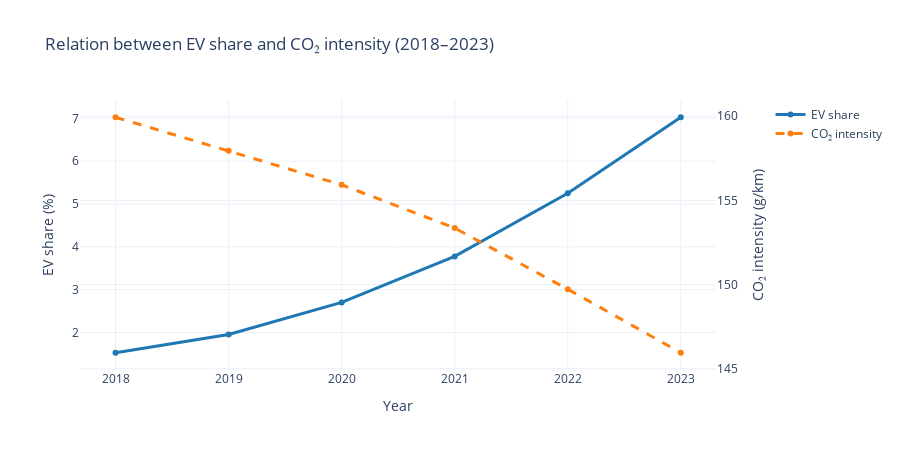
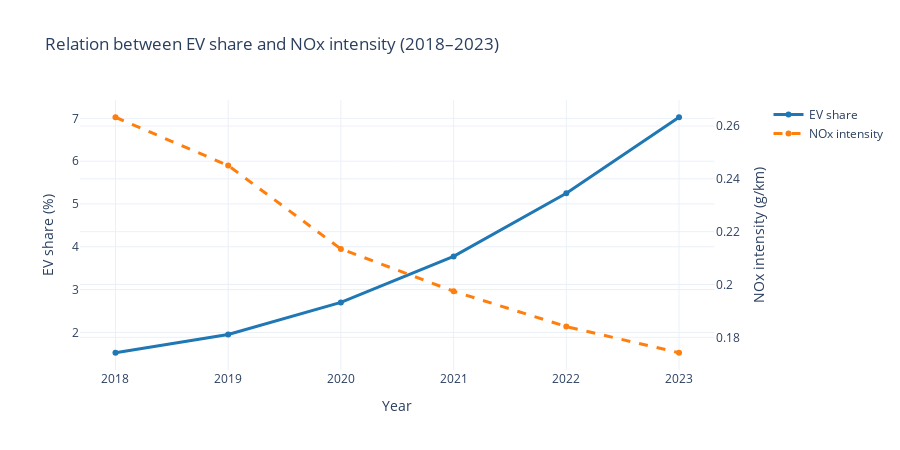
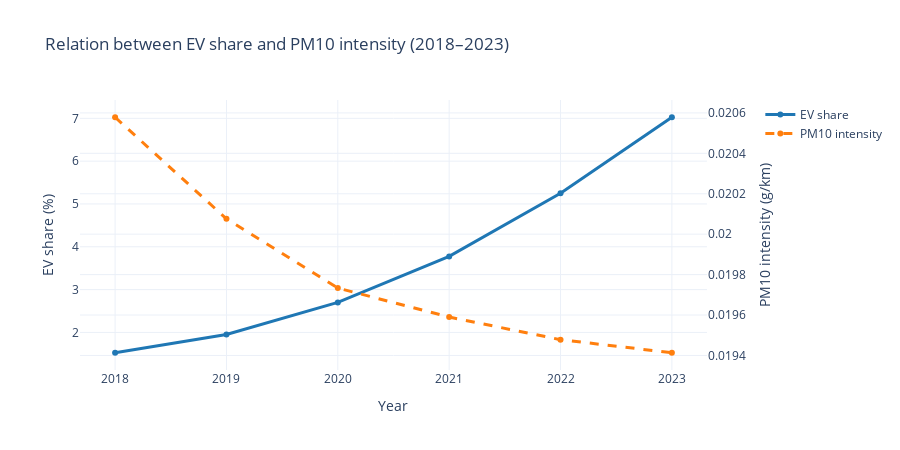

The code cell stored with these charts, in order, in its notebook:
### Code cell
import re
import numpy as np
import pandas as pd
import plotly.graph_objects as go
from plotly.subplots import make_subplots
from pathlib import Path

# === Bestanden ===
path_emissies = Path("Emissies_Nederland__wegverkeer_13102025_110220.csv")
path_km       = Path("Verkeer_motorvoertuigen_13102025_105929.csv")
path_electric = Path("Procentuele aandeel BEV_ FCEV en PHEV personenauto's in het wagenpark.csv")

def find_col(df, startswith):
    for c in df.columns:
        if str(c).startswith(startswith):
            return c
    return None

df_e = pd.read_csv(path_emissies, sep=';', encoding='utf-8-sig', quotechar='"', decimal=',')
df_km = pd.read_csv(path_km, sep=';', encoding='utf-8-sig', quotechar='"', decimal=',')

co2_col  = find_col(df_e, "Emissies/Kooldioxide (CO2)")
nox_col  = find_col(df_e, "Emissies/Stikstofoxiden (NOx)")
pm10_col = find_col(df_e, "Emissies/PM10 Totaal")

d_e = df_e[df_e['Voertuigtype'] == "Personenauto's"].copy()
d_e['Jaar'] = d_e['Perioden'].astype(str).str.extract(r'(\d{4})').astype(int)
d_e = d_e[(d_e['Jaar'] >= 2018) & (d_e['Jaar'] <= 2023)]
d_e = d_e[['Jaar', co2_col, nox_col, pm10_col]].rename(columns={
    co2_col:'CO2_mlnkg', nox_col:'NOx_mlnkg', pm10_col:'PM10_mlnkg'
}).sort_values('Jaar')

km_total_col = find_col(df_km, "Kilometers in Nederland/Totaal kilometers in Nederland")
d_km = df_km[df_km['Voertuigtypes'] == 'Personenauto'].copy()
d_km['Jaar'] = d_km['Perioden'].astype(str).str.extract(r'(\d{4})').astype(int)
d_km = d_km[['Jaar', km_total_col]].rename(columns={km_total_col:'km_mln'}).sort_values('Jaar')

df_int = d_e.merge(d_km, on='Jaar', how='inner')
df_int['CO2_g_per_km']  = (df_int['CO2_mlnkg']  * 1000) / df_int['km_mln']
df_int['NOx_g_per_km']  = (df_int['NOx_mlnkg']  * 1000) / df_int['km_mln']
df_int['PM10_g_per_km'] = (df_int['PM10_mlnkg'] * 1000) / df_int['km_mln']


def load_yearly_means(path: Path) -> pd.DataFrame:
    df = pd.read_csv(path, sep=";", engine="python", encoding="utf-8-sig")
    new_cols = list(df.columns)
    first_row = df.iloc[0].tolist()
    new_cols[0] = "Datum"
    for i in range(1, len(new_cols)):
        lab = first_row[i]
        if isinstance(lab, str) and lab.strip():
            new_cols[i] = lab.strip()
    df.columns = new_cols
    df = df.iloc[1:].reset_index(drop=True)

    def parse_year(s): 
        m = re.search(r"(\d{4})", str(s))
        return int(m.group(1)) if m else np.nan
    df["Jaar"] = df["Datum"].apply(parse_year).astype("Int64")
    df = df[df["Jaar"].notna()].copy()
    df["Jaar"] = df["Jaar"].astype(int)

    def to_pct_keep(x):
        raw = str(x); s = raw.strip().replace(",", ".").replace("%", "")
        try: val = float(s)
        except: return np.nan
        if "%" in raw: return val
        return val * 100 if val <= 1 else val

    for col in ["BEV", "FCEV", "PHEV"]:
        if col in df.columns: df[col] = df[col].apply(to_pct_keep)
    ts = df.groupby("Jaar", as_index=False)[["BEV", "FCEV", "PHEV"]].mean(numeric_only=True)
    return ts.sort_values("Jaar")

df_ev = load_yearly_means(path_electric)
df_ev["Total_EV_share"] = df_ev[["BEV", "FCEV", "PHEV"]].sum(axis=1)


combo = df_int.merge(df_ev, on="Jaar", how="inner")

print("\nSamengevoegde dataset (aandeel EV en emissie-intensiteiten):")
print(combo[["Jaar", "BEV", "PHEV", "FCEV", "Total_EV_share",
             "CO2_g_per_km", "NOx_g_per_km", "PM10_g_per_km"]].to_string(index=False))


def dual_plot(y1, y2, label1, label2, title):
    fig = make_subplots(specs=[[{"secondary_y": True}]])
    fig.add_trace(go.Scatter(x=combo["Jaar"], y=combo[y1],
                             mode="lines+markers", name=label1,
                             line=dict(width=3, color="#1f77b4")), secondary_y=False)
    fig.add_trace(go.Scatter(x=combo["Jaar"], y=combo[y2],
                             mode="lines+markers", name=label2,
                             line=dict(width=3, dash="dash", color="#ff7f0e")),
                  secondary_y=True)
    fig.update_xaxes(title_text="Year")
    fig.update_yaxes(title_text=f"{label1} (%)", secondary_y=False)
    fig.update_yaxes(title_text=f"{label2} (g/km)", secondary_y=True)
    fig.update_layout(title_text=title, template="plotly_white", width=900, height=450)
    fig.show()

dual_plot("Total_EV_share", "CO2_g_per_km", "EV share", "CO₂ intensity", 
          "Relation between EV share and CO₂ intensity (2018–2023)")
dual_plot("Total_EV_share", "NOx_g_per_km", "EV share", "NOx intensity",
          "Relation between EV share and NOx intensity (2018–2023)")
dual_plot("Total_EV_share", "PM10_g_per_km", "EV share", "PM10 intensity",
          "Relation between EV share and PM10 intensity (2018–2023)")


corrs = {}
for pol, col in [("CO₂", "CO2_g_per_km"), ("NOx", "NOx_g_per_km"), ("PM10", "PM10_g_per_km")]:
    corrs[pol] = combo["Total_EV_share"].corr(combo[col])
print("\nCorrelations between EV share and emission intensities:")
for k, v in corrs.items():
    print(f"{k}: r = {v:.3f}")

### Figure 1 — Plotly figure (JSON) as saved in the notebook; plotly's stock layout.template omitted (floating-point values rounded to 4 significant figures)
{"data": [{"line": {"color": "#1f77b4", "width": 3}, "mode": "lines+markers", "name": "EV share", "type": "scatter", "x": [2018, 2019, 2020, 2021, 2022, 2023], "xaxis": "x", "y": [1.525, 1.95, 2.7, 3.775, 5.25, 7.025], "yaxis": "y"}, {"line": {"color": "#ff7f0e", "dash": "dash", "width": 3}, "mode": "lines+markers", "name": "CO₂ intensity", "type": "scatter", "x": [2018, 2019, 2020, 2021, 2022, 2023], "xaxis": "x", "y": [159.9, 157.9, 155.9, 153.4, 149.7, 146.0], "yaxis": "y2"}], "layout": {"height": 450, "title": {"text": "Relation between EV share and CO₂ intensity (2018–2023)"}, "width": 900, "xaxis": {"anchor": "y", "domain": [0, 0.94], "title": {"text": "Year"}}, "yaxis": {"anchor": "x", "domain": [0, 1], "title": {"text": "EV share (%)"}}, "yaxis2": {"anchor": "x", "overlaying": "y", "side": "right", "title": {"text": "CO₂ intensity (g/km)"}}}}

### Figure 2 — Plotly figure (JSON) as saved in the notebook; plotly's stock layout.template omitted (floating-point values rounded to 4 significant figures)
{"data": [{"line": {"color": "#1f77b4", "width": 3}, "mode": "lines+markers", "name": "EV share", "type": "scatter", "x": [2018, 2019, 2020, 2021, 2022, 2023], "xaxis": "x", "y": [1.525, 1.95, 2.7, 3.775, 5.25, 7.025], "yaxis": "y"}, {"line": {"color": "#ff7f0e", "dash": "dash", "width": 3}, "mode": "lines+markers", "name": "NOx intensity", "type": "scatter", "x": [2018, 2019, 2020, 2021, 2022, 2023], "xaxis": "x", "y": [0.2633, 0.245, 0.2135, 0.1974, 0.1841, 0.1742], "yaxis": "y2"}], "layout": {"height": 450, "title": {"text": "Relation between EV share and NOx intensity (2018–2023)"}, "width": 900, "xaxis": {"anchor": "y", "domain": [0, 0.94], "title": {"text": "Year"}}, "yaxis": {"anchor": "x", "domain": [0, 1], "title": {"text": "EV share (%)"}}, "yaxis2": {"anchor": "x", "overlaying": "y", "side": "right", "title": {"text": "NOx intensity (g/km)"}}}}

### Figure 3 — Plotly figure (JSON) as saved in the notebook; plotly's stock layout.template omitted (floating-point values rounded to 4 significant figures)
{"data": [{"line": {"color": "#1f77b4", "width": 3}, "mode": "lines+markers", "name": "EV share", "type": "scatter", "x": [2018, 2019, 2020, 2021, 2022, 2023], "xaxis": "x", "y": [1.525, 1.95, 2.7, 3.775, 5.25, 7.025], "yaxis": "y"}, {"line": {"color": "#ff7f0e", "dash": "dash", "width": 3}, "mode": "lines+markers", "name": "PM10 intensity", "type": "scatter", "x": [2018, 2019, 2020, 2021, 2022, 2023], "xaxis": "x", "y": [0.02058, 0.02008, 0.01973, 0.01959, 0.01948, 0.01941], "yaxis": "y2"}], "layout": {"height": 450, "title": {"text": "Relation between EV share and PM10 intensity (2018–2023)"}, "width": 900, "xaxis": {"anchor": "y", "domain": [0, 0.94], "title": {"text": "Year"}}, "yaxis": {"anchor": "x", "domain": [0, 1], "title": {"text": "EV share (%)"}}, "yaxis2": {"anchor": "x", "overlaying": "y", "side": "right", "title": {"text": "PM10 intensity (g/km)"}}}}
